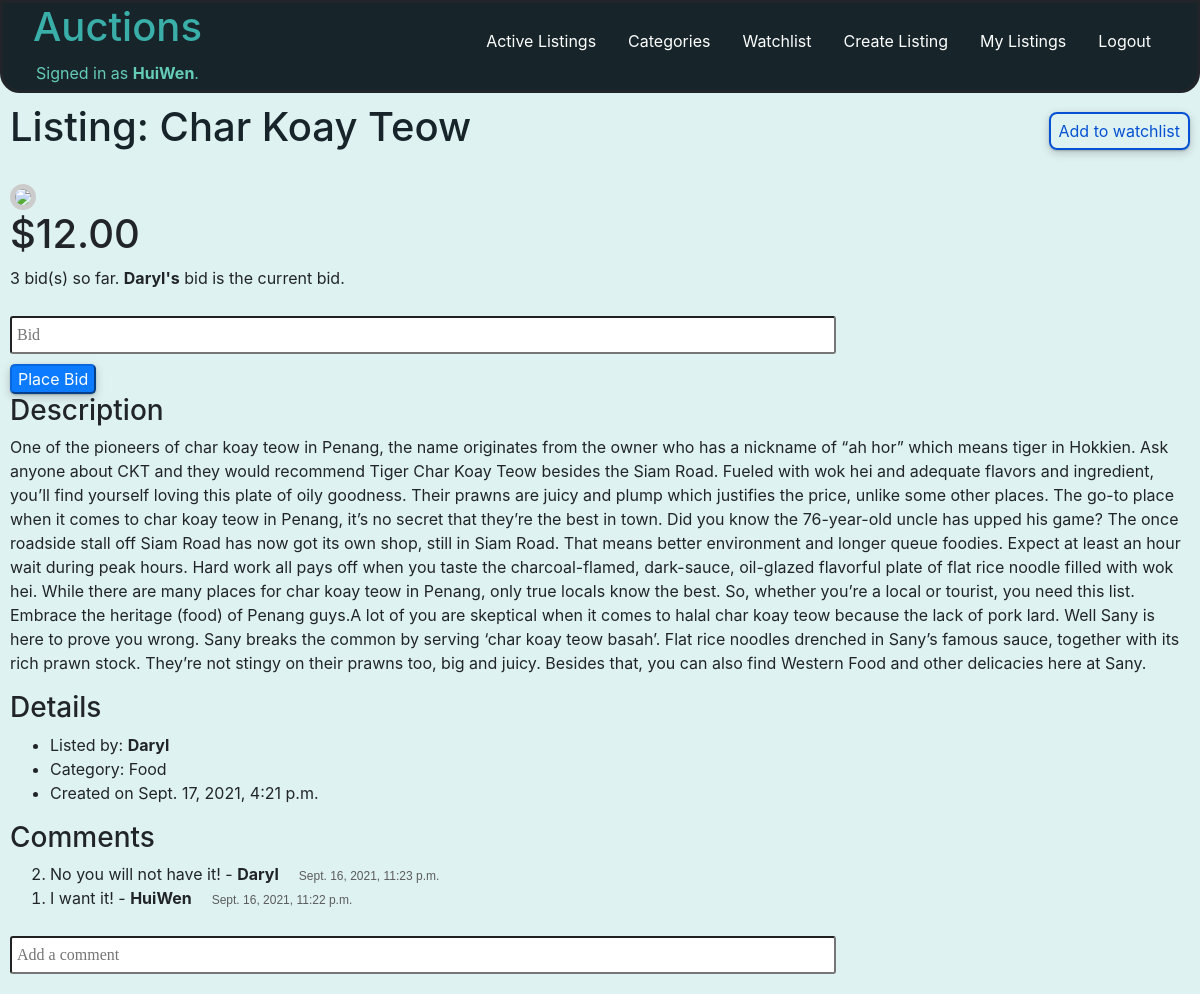
/listing/2 (signed in), run on the app's committed database.
### auctions/models.py (models this page shows, shortened)
class User(AbstractUser):
    watchlist = models.ManyToManyField('Listing', blank=True, related_name="watchlists")
    pass

class Listing(models.Model):
    title = models.CharField(max_length=200)
    description = models.CharField(max_length=2500)
    image_url = models.URLField(blank=True)
    user = models.ForeignKey(User, on_delete=CASCADE, related_name="listings")
    category = models.ForeignKey(Category, on_delete=models.SET_NULL, null=True, blank=True, related_name="listings")
    time_created = models.DateTimeField(auto_now=True)
    is_open = models.BooleanField(default=True)

class Bid(models.Model):
    user = models.ForeignKey(User, on_delete=CASCADE, related_name="bids")
    price = models.DecimalField(decimal_places=2, max_digits=10)
    listing = models.OneToOneField(Listing, on_delete=CASCADE, related_name="bids")
    num_of_bids = models.IntegerField(default=1, editable=False)
    def __str__(self):
        return f"${self.price}"

class Category(models.Model):
    category = models.CharField(max_length=50)
    def __str__(self):
        return f"{self.category}"

class Comment(models.Model):
    user = models.ForeignKey(User, on_delete=DO_NOTHING, related_name="comments")
    listing = models.ForeignKey(Listing, on_delete=CASCADE, related_name="comments")
    content = models.CharField(max_length=2000)
    time_commented = models.DateTimeField(auto_now=True)

### auctions/views.py (the view, shortened to what this page needs)
# urls.py: path("listing/<int:listing_id>", views.listing, name="listing"),
def listing(request, listing_id):
    if request.user.is_authenticated:
        current_price = Bid.objects.get(listing=listing_id)
        current_price = current_price.price
        current_user = User.objects.get(username=request.user)
        user_watchlist = current_user.watchlist.all()
        if request.method == 'POST':
            if request.POST.__contains__('comment'):
                com = CommentForm(request.POST)
                if com.is_valid():
                    new_comment = com.cleaned_data['comment']
                    new_comment = Comment(user=request.user, listing=Listing.objects.get(id=listing_id), content=new_comment)
                    new_comment.save()
                    bids = Bid.objects.get(listing=listing_id)
                    return render(request, "auctions/listing.html", {
                        "listing": Listing.objects.get(id=listing_id),
                        "bid": bids,
                        "user": request.user,
                        "category_names": Category.objects.all().order_by('category'),
                        "comments": Comment.objects.filter(listing=listing_id).order_by('-time_commented'),
                        "comment_form":CommentForm(),
                        "user_watchlist":user_watchlist
                    })
            else:
                new_price = request.POST['price']
                if int(new_price)<=current_price:
                    bids = Bid.objects.get(listing=listing_id)
                    return render(request, "auctions/listing.html", {
                    "listing": Listing.objects.get(id=listing_id),
                    "bid": bids,
                    "user": request.user,
                    "error_msg": "Your bid must be higher than the current bid!",
                    "category_names": Category.objects.all().order_by('category'),
                    "comments": Comment.objects.filter(listing=listing_id).order_by('-time_commented'),
                    "comment_form":CommentForm(),
                    "user_watchlist":user_watchlist
                })
                else:
                    new_bid=Bid.objects.get(listing=listing_id)
                    new_bid.price=new_price
                    new_bid.user=request.user
                    new_bid.save()
                    bids = Bid.objects.get(listing=listing_id)
                    return render(request, "auctions/listing.html", {
                    "listing": Listing.objects.get(id=listing_id),
                    "bid": bids,
                    "user": request.user,
                    "success_msg": "Your bid has successfully been placed!",
                    "category_names": Category.objects.all().order_by('category'),
                    "comments": Comment.objects.filter(listing=listing_id).order_by('-time_commented'),
                    "comment_form":CommentForm(),
                    "user_watchlist":user_watchlist
                })
        else:
            bids = Bid.objects.get(listing=listing_id)
            return render(request, "auctions/listing.html", {
                "listing": Listing.objects.get(id=listing_id),
                "bid": bids,
                "user": request.user,
                "category_names": Category.objects.all().order_by('category'),
                "comments": Comment.objects.filter(listing=listing_id).order_by('-time_commented'),
                "comment_form":CommentForm(),
                "user_watchlist":user_watchlist
            })

### auctions/views.py
class CommentForm(forms.Form):
    comment = forms.CharField(widget=TextInput(attrs={'class': 'create_form', 'placeholder': 'Add a comment', 'maxlength':2000}), label='', required=False)

### auctions/templates/auctions/listing.html (shortened to what this page needs)
{% extends "auctions/layout.html" %}
{% block body %}
    <div class="listing-top">
        <h1 class="head">Listing: {{ listing.title }}</h1>
        {% if user.is_authenticated %}
            {% if user.username == listing.user.username and listing.is_open %}
            <div class="close-watchlist-container">
                <form action="{% url 'close' listing.id %}">
                    {% csrf_token %}
                    <input class="close-watchlist" type="submit" value="Close Listing">
                </form>
            </div>
            {% else %}
                <div></div>
            {% endif %}
            <div class="edit-watchlist">
                {% if listing in user_watchlist %}
                    <form action="{% url 'edit' listing.id %}">
                        {% csrf_token %}
                        <input class="remove" type="submit" value="Remove from watchlist">
                    </form>
                {% else %}
                    <form action="{% url 'edit' listing.id %}">
                        <input class="add" type="submit" value="Add to watchlist">
                    </form>
                {% endif %}
            </div>
            <br>
        {% endif %}
    </div>
    {% if listing.image_url %}
        <img class="listing-image" src="{{ listing.image_url }}" height="300">
    {% else %}
        <img class="listing-image" src="https://encrypted-tbn0.gstatic.com/images?q=tbn:ANd9GcRd-y-IJN8glQlf1qoU01dEgGPUa0d1-sjfWg&usqp=CAU" width="300" height="300">
    {% endif %}
    <h1>{{ listing.bids }}</h1>
    {% if listing.is_open %}
        <p>{{ bid.num_of_bids }} bid(s) so far.
            {% if user == bid.user %}
            Your bid is the current bid.
            {% else %}
            <b>{{ bid.user }}'s</b> bid is the current bid.
            {% endif %}
        </p>
    {% else %}
        <p>
            The bid is closed.
        </p>
    {% endif %}
    {% if user.is_authenticated %}
        {% if listing.is_open %}
            <form action="{% url 'listing' listing.id %}" method="POST">
                <input class="create_form" type="number" placeholder="Bid" name="price" required min=1>
                <br>
                <input class="submit_button" type="submit" value="Place Bid">
            </form>
        {% endif %}
    {% else %}
        <form action="{% url 'login' %}">
            <input class="submit_button" type="submit" value="Log In to Bid">
        </form>
    {% endif %}
    <h3>Description</h3>
    <p>{{ listing.description }}</p>
    <h3>Details</h3>
    <ul>
        <li>Listed by:
            {% if listing.user == user %}
                You
            {% else %}
                <b>{{ listing.user }}</b>
            {% endif %}
        </li>
        <li>Category:
            {% if listing.category %}
                {{ listing.category }}
            {% else %}
                No category listed
            {% endif %}
        </li>
        <li>
            <span>Created on {{ listing.time_created }}</span>
        </li>
    </ul>
    <h3>Comments</h3>
    {% if comments %}
        <ol reversed>
            {% for comment in comments %}
                <li>{{ comment.content }} - <b>{{ comment.user }}</b><span class="date-time" style="margin-left: 20px;">{{ comment.time_commented }}</span></li>
            {% endfor %}
        </ol>
    {% else %}
        No comments yet
    {% endif %}
    {% if user.is_authenticated %}
        {% if listing.is_open %}
            <form action="{% url 'listing' listing.id %}" method="POST">
                {{ comment_form }}
            </form>
        {% endif %}
    {% endif %}
{% endblock %}

### auctions/templates/auctions/layout.html (shortened to what this page needs)
{% load static %}
<!DOCTYPE html>
<html lang="en">
    <head>
        <link rel="stylesheet" href="https://stackpath.bootstrapcdn.com/bootstrap/4.4.1/css/bootstrap.min.css">
        <link href="{% static 'auctions/styles.css' %}" rel="stylesheet">
    </head>
    <body>
        <div class="layout_body">
            <h1><a class="Auction" href="{% url 'index' %}" title="Active Listings">Auctions</a></h1>
            <ul class="nav">
                <li class="nav-item">
                    <form action="{% url 'index' %}">
                        <input class="nav-link" type="submit" value="Active Listings">
                    </form>
                </li>
                {% if user.is_authenticated %}
                    <li class="nav-item dropdown">
                        <button class="nav-link">Categories</button>
                    </li>
                    <li class="nav-item">
                        <form action="{% url 'watchlist' %}">
                            <input class="nav-link" type="submit" value="Watchlist">
                        </form>
                    </li>
                    <li class="nav-item">
                        <form action="{% url 'create' %}">
                            <input class="nav-link" type="submit" value="Create Listing">
                        </form>
                    </li>
                    <li class="nav-item">
                        <form action="{% url 'myListings' %}">
                            <input class="nav-link" type="submit" value="My Listings">
                        </form>
                    </li>
                    <li class="nav-item">
                        <form action="{% url 'logout' %}">
                            <input class="nav-link" type="submit" value="Logout">
                        </form>
                    </li>
                {% endif %}
            </ul>
            <div class="signed_in">
                {% if user.is_authenticated %}
                    Signed in as <strong>{{ user.username }}</strong>.
                {% else %}
                    Not signed in.
                {% endif %}
            </div>
        </div>
        <div class="blocks">
            {% block body %}
            {% endblock %}
        </div>
    </body>
</html>

### auctions/static/auctions/styles.css (style rules this page uses)
.Auction { color: #3AAFA9; }
.date-time { color: #5c5c5c; font-family: Verdana, Geneva, Tahoma, sans-serif; font-size: 12px; }
.layout_body { display: grid; grid-template-columns: 1fr 9fr; grid-template-rows: 2fr 1fr; position: sticky; background-color: #17252A; top: 0; padding: 0 30px; border-style: solid; border-radius: 0 0 20px 20px; }
.layout_body .nav { display: flex; justify-self: flex-end; align-self: flex-end; }
.nav-link { border-style: none; margin: 0; justify-content: flex-end; background-color: transparent; color: #FEFFFF; }
.layout_body .signed_in { justify-self: center; grid-column: 1/2; margin-bottom: 5px; color: #65CCB8; }
.blocks { padding: 10px; }
body { background-color: #DEF2F1; }
.head { color: #17252A; }
.listing-image { border-radius: 20px; border: 5px solid #ccc; }
.submit_button, .submit_index { background-color:rgb(13,123,255); color:white; border-radius:5px; border-color:rgb(7, 103, 219); box-shadow: 0 1px 2px 0 rgba(0, 0, 0, 0.2), 0 3px 10px 0 rgba(0, 0, 0, 0.19); }
.create_form { width: 70%; padding: 5px; margin: 10px 0; border-radius: 3px; font-family: Georgia, 'Times New Roman', Times, serif; }
.listing-top { display: grid; grid-template-columns: 4fr 1fr 1fr; }
.edit-watchlist, .close-watchlist-container { justify-self: flex-end; align-self: center; }
.listing-top input, .edit-watchlist input { padding: 5px 8px; border-radius: 8px; }
.add { background-color: transparent; box-shadow: 0 1px 2px 0 rgba(0, 0, 0, 0.2), 0 3px 10px 0 rgba(0, 0, 0, 0.19); border: 2px solid rgb(6,81,211); color:rgb(6,81,211); }

### data on the page
User: username "HuiWen"
Listing: title "Char Koay Teow", bids "$12.00", description "One of the pioneers of char koay teow in Penang, the name originates from the owner who has a nickname of “ah hor” which means tiger in Hokkien. Ask anyone about CKT and they would recommend Tiger Char Koay Teow besides the Siam Road. Fueled with wok hei and adequate flavors and ingredient, you’ll find yourself loving this plate of oily goodness. Their prawns are juicy and plump which justifies the price, unlike some other places. The go-to place when it comes to char koay teow in Penang, it’s no secret that they’re the best in town. Did you know the 76-year-old uncle has upped his game? The once roadside stall off Siam Road has now got its own shop, still in Siam Road. That means better…", user "Daryl", category "Food", time_created "Sept. 17, 2021, 4:21 p.m."
Bid: num_of_bids "3", user "Daryl"
Comment: content "No you will not have it!", user "Daryl", time_commented "Sept. 16, 2021, 11:23 p.m."
Comment: content "I want it!", user "HuiWen", time_commented "Sept. 16, 2021, 11:22 p.m."
